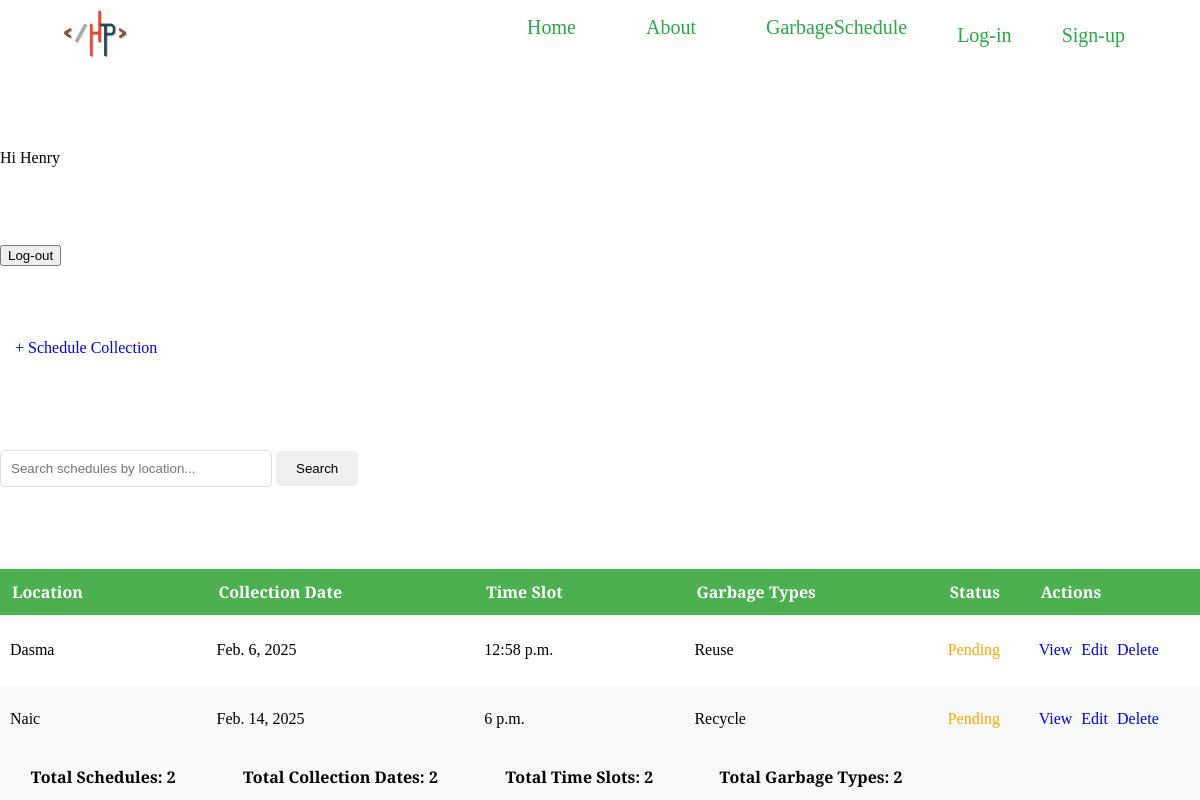
Screenshot of /GarbageSchedule/ (signed in) with the database file from the repository.
### accounts/models.py (models this page shows)
class CustomUser(AbstractUser):
    age = models.IntegerField(null=True, blank=True)
    phone_number = models.CharField(max_length=20, null=True, blank=True)

### app/models.py (models this page shows, shortened)
class GarbageSchedule(models.Model):
    location = models.ForeignKey(Location, on_delete=models.CASCADE)
    collection_date = models.DateField()
    time_slot = models.TimeField()
    STATUS_CHOICES = [
        ('pending', 'Pending'),
        ('completed', 'Completed'),
        ('missed', 'Missed'),
    ]
    status = models.CharField(max_length=10, choices=STATUS_CHOICES, default='pending')
    garbage_type = models.ManyToManyField(GarbageType)

class Location(models.Model):
    user = models.ForeignKey(settings.AUTH_USER_MODEL, on_delete=models.CASCADE)
    address = models.TextField()
    latitude = models.FloatField()
    longitude = models.FloatField()

class GarbageType(models.Model):
    name = models.CharField(max_length=100)
    description = models.TextField()

### app/views.py (the view)
# urls.py: path('GarbageSchedule/', GarbageScheduleListView.as_view(), name='GarbageSchedule'),  # Correct endpoint for list view
class GarbageScheduleListView(ListView):
    model = GarbageSchedule
    context_object_name = 'garbage_schedules'
    template_name = 'app/GarbageSchedule_list.html'
    def get_context_data(self, **kwargs):
        context = super().get_context_data(**kwargs)
        query = self.request.GET.get('q', '')
        if query:
            filtered_GarbageSchedule = GarbageSchedule.objects.filter(location__address__icontains=query)
        else:
            filtered_GarbageSchedule = GarbageSchedule.objects.all()
        context['garbage_schedules'] = filtered_GarbageSchedule
        context['search_query'] = query
        context['total_displayed_schedules'] = filtered_GarbageSchedule.count()
        context['total_displayed_collection_dates'] = filtered_GarbageSchedule.values('collection_date').distinct().count()
        context['total_displayed_time_slots'] = filtered_GarbageSchedule.values('time_slot').distinct().count()
        context['total_displayed_garbage_types'] = sum(schedule.garbage_type.count() for schedule in filtered_GarbageSchedule)
        return context

### app/templates/app/GarbageSchedule_list.html (shortened to what this page needs)
{% extends 'app/base.html' %}
{% load static %}
{% block content %}
    <a href="{% url 'GarbageSchedule_create' %}" class="btn btn-success schedule-btn" style="margin-bottom: 20px; padding: 10px 15px; text-decoration: none; border-radius: 5px;">
        + Schedule Collection
    </a>
    <form method="get" action="{% url 'GarbageSchedule' %}" style="margin-bottom: 20px;">
        <input type="text" name="q" placeholder="Search schedules by location..." value="{{ search_query }}"
               style="padding: 10px; width: 250px; border: 1px solid #ddd; border-radius: 5px;">
        <button type="submit" class="btn btn-primary" style="padding: 10px 20px; border: none; border-radius: 5px;">
            Search
        </button>
    </form>
    <table class="table table-striped" style="width: 100%; border-collapse: collapse;">
        <thead>
            <tr style="background-color: #4CAF50; color: white;">
                <th style="padding: 12px; text-align: left;">Location</th>
                <th style="padding: 12px; text-align: left;">Collection Date</th>
                <th style="padding: 12px; text-align: left;">Time Slot</th>
                <th style="padding: 12px; text-align: left;">Garbage Types</th>
                <th style="padding: 12px; text-align: left;">Status</th>
                <th style="padding: 12px; text-align: left;">Actions</th>
            </tr>
        </thead>
        <tbody>
            {% for schedule in garbage_schedules %}
                <tr style="background-color: {% cycle '#ffffff' '#f9f9f9' %};">
                    <td style="padding: 10px;">{{ schedule.location.address }}</td>
                    <td style="padding: 10px;">{{ schedule.collection_date }}</td>
                    <td style="padding: 10px;">{{ schedule.time_slot }}</td>
                    <td style="padding: 10px;">
                        {% for garbage_type in schedule.garbage_type.all %}
                            {{ garbage_type.name }}<br>
                        {% endfor %}
                    </td>
                    <td style="padding: 10px;">
                        {% if schedule.status == "pending" %}
                            <span style="color: orange;">Pending</span>
                        {% elif schedule.status == "completed" %}
                            <span style="color: green;">Completed</span>
                        {% else %}
                            <span style="color: red;">Missed</span>
                        {% endif %}
                    </td>
                    <td style="padding: 10px;">
                        <a href="{% url 'GarbageSchedule_detail' schedule.pk %}" class="btn btn-info btn-sm action-btn" style="text-decoration: none; margin-right: 5px;">View</a>
                        <a href="{% url 'GarbageSchedule_update' schedule.pk %}" class="btn btn-warning btn-sm action-btn" style="text-decoration: none; margin-right: 5px;">Edit</a>
                        <a href="{% url 'GarbageSchedule_delete' schedule.pk %}" class="btn btn-danger btn-sm action-btn" style="text-decoration: none;">Delete</a>
                    </td>
                </tr>
            {% empty %}
                <tr>
                    <td colspan="6" style="text-align: center; padding: 10px;">No schedules found.</td>
                </tr>
            {% endfor %}
        </tbody>
        <tfoot>
            <tr style="background-color: #f9f9f9; font-weight: bold; text-align: center;">
                <td style="padding: 12px;">Total Schedules: <strong>{{ total_displayed_schedules }}</strong></td>
                <td style="padding: 12px;">Total Collection Dates: <strong>{{ total_displayed_collection_dates }}</strong></td>
                <td style="padding: 12px;">Total Time Slots: <strong>{{ total_displayed_time_slots }}</strong></td>
                <td style="padding: 12px;">Total Garbage Types: <strong>{{ total_displayed_garbage_types }}</strong></td>
                <td colspan="2" style="padding: 12px;"></td>
            </tr>
        </tfoot>
    </table>
{% endblock content %}

### app/templates/app/base.html (shortened to what this page needs)
{% load static %}
<!DOCTYPE html>
<html lang="en">
<head>
    <link rel="stylesheet" href="{% static 'css/base.css' %}">
</head>
<body>
    {% if request.path != '/signup/' %}
    <header>
        <nav class="navbar">
            <div class="navcontainer1">
                <img src="{% static 'images/glitch.png' %}" alt="">
            </div>
            <div class="navcontainer2">
                <ul>
                    <li><a href="/">Home</a></li>
                    <li><a href="/about/">About</a></li>
                    <li><a href="/GarbageSchedule/">GarbageSchedule</a></li>
                    <a href="{% url 'login' %}">Log-in</a>
                    <a href="{% url 'signup' %}">Sign-up</a>
                </ul>
            </div>
        </nav>
    </header>
    {% if user.is_authenticated %}
    <p>Hi {{ user.username }}</p>
    <form method="post" action="{% url 'logout' %}">
        <button type="submit">Log-out</button>
    </form>
    {% endif %}
    {% endif %}
    {% block content %}{% endblock content %}
</body>
</html>

### static/css/base.css (style rules this page uses)
body { display: grid; background-color: #ffffff; background-repeat: no-repeat; background-size: cover; height: 100vh; font-family: 'Playfair Display', serif; }
.navbar { display: flex; justify-content: space-between; align-items: center; max-width: 90%; margin: 0 auto; padding: 0 20px; }
.navcontainer1 { display: flex; align-items: center; justify-content: flex-start; font-family: 'Montserrat', serif; }
.navcontainer1 img { height: 70px; width: 70px; margin-right: 15px; }
.navcontainer2 { display: flex; justify-content: space-between; width: 60%; justify-content: flex-end; }
.navcontainer2 ul { list-style: none; margin: 0; padding: 0; display: flex; justify-content: space-between; width: 100%; font-size: 20px; }
.navcontainer2 li { margin-left: 20px; }
.navcontainer2 a { text-decoration: none; color: #28a745; padding: 8px 15px; transition: background-color 0.3s, color 0.3s; }

### app/templates/app/GarbageSchedule_list.html (style rules this page uses)
html, body { height: 100%; margin: 0; overflow-x: hidden; overflow-y: auto; }
body { box-sizing: border-box; padding: 0; margin: 0; }
.schedule-btn { transition: background-color 0.3s ease, box-shadow 0.3s ease; }

### rows the page displays
CustomUser: username "Henry"
GarbageSchedule: location.address "Dasma", collection_date "Feb. 6, 2025", time_slot "12:58 p.m.", status "Pending"
GarbageType: name "Reuse"
GarbageSchedule: location.address "Naic", collection_date "Feb. 14, 2025", time_slot "6 p.m.", status "Pending"
GarbageType: name "Recycle"

### other values shown
{{ total_displayed_schedules }} "2"
{{ total_displayed_collection_dates }} "2"
{{ total_displayed_time_slots }} "2"
{{ total_displayed_garbage_types }} "2"
